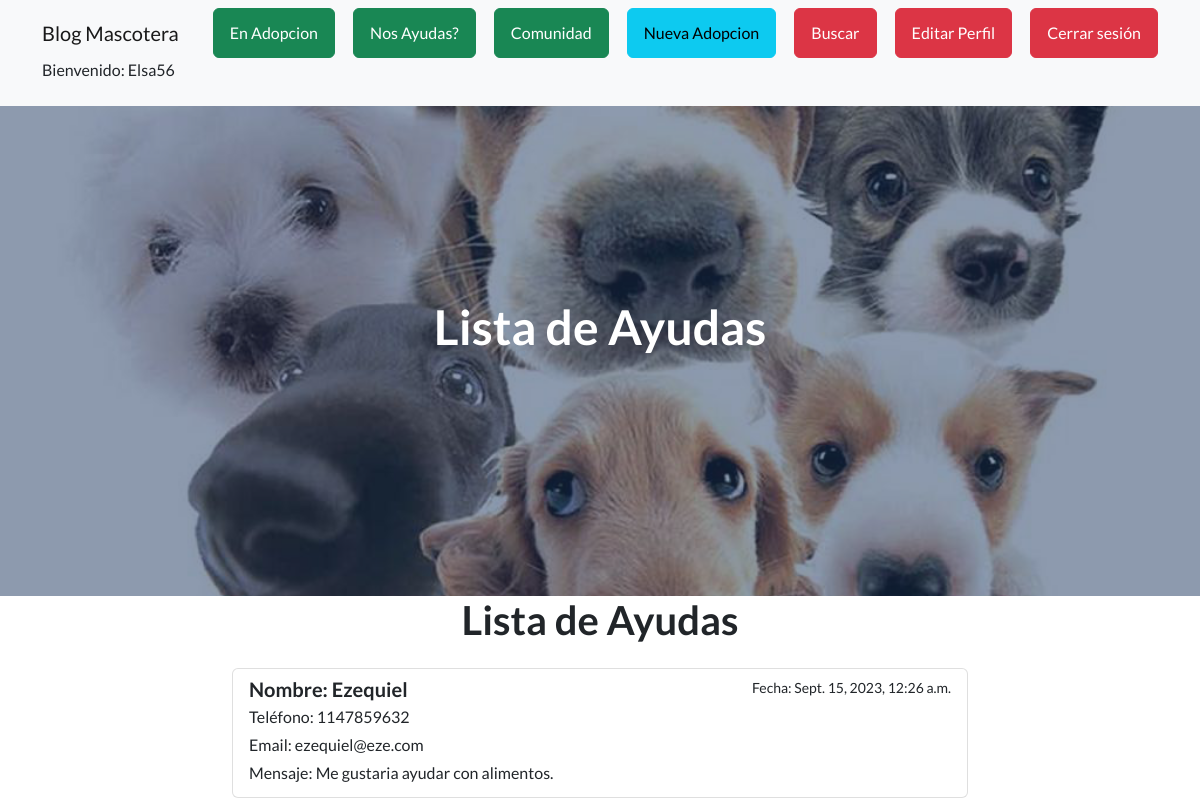
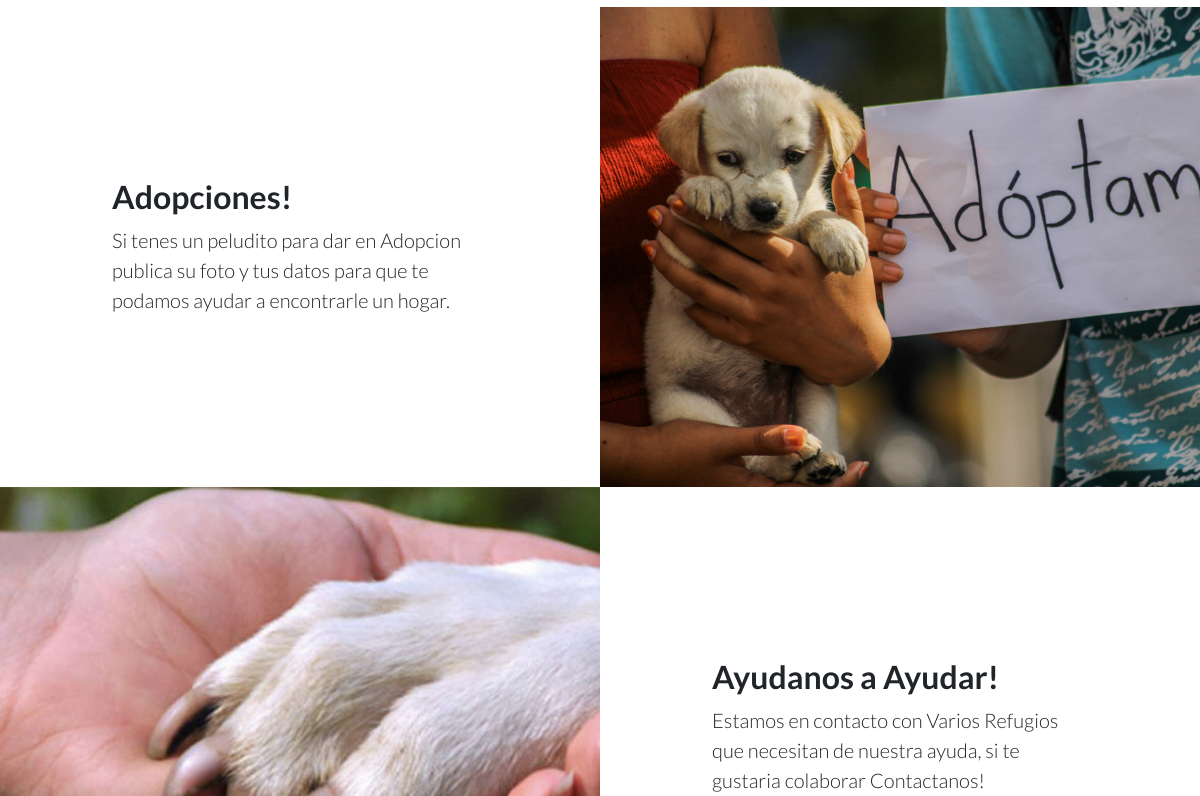
/AppInicio/ayudas/ (signed in, upper part), run on an earlier commit of the app's database (2 pictures, top to bottom).
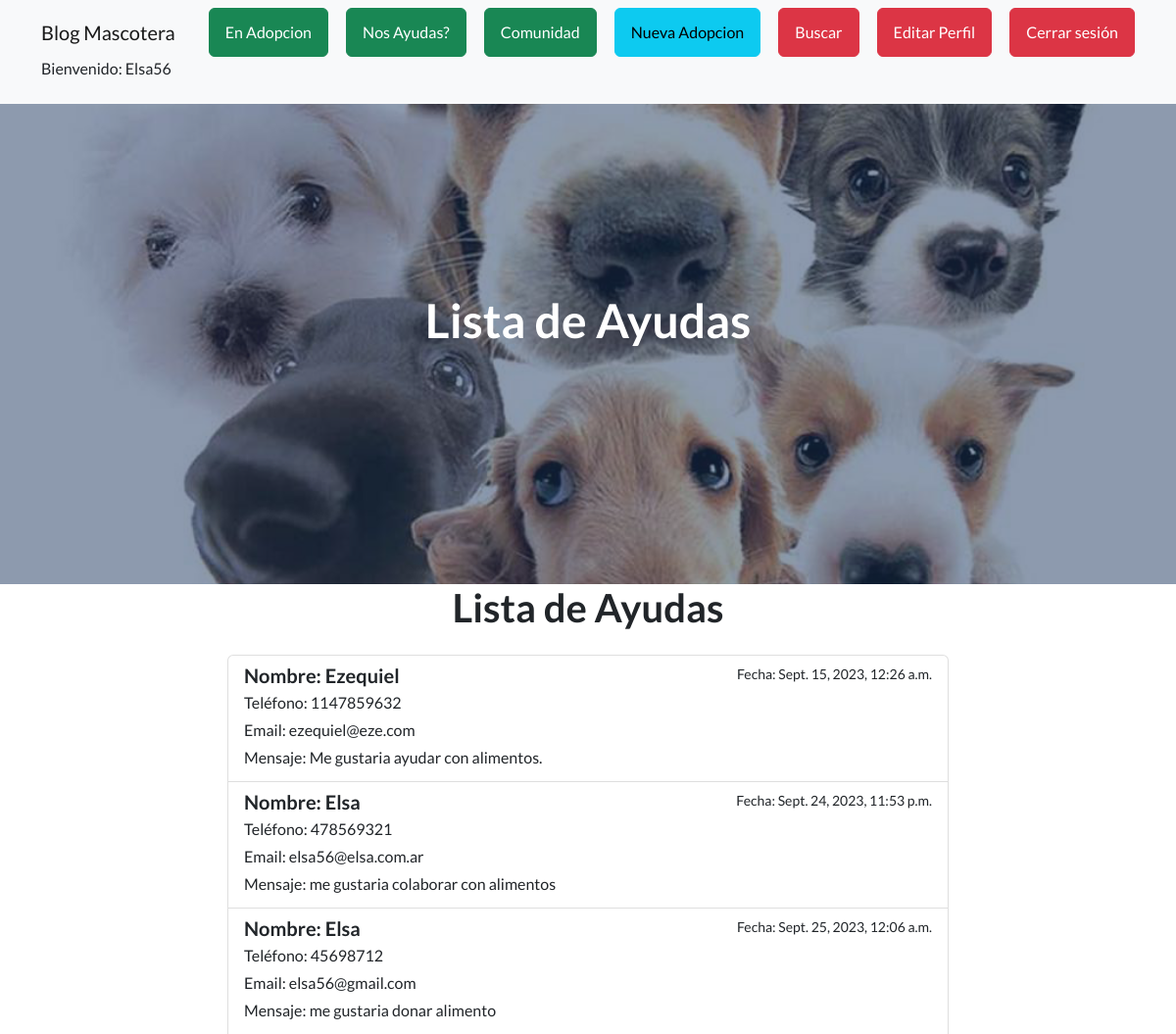
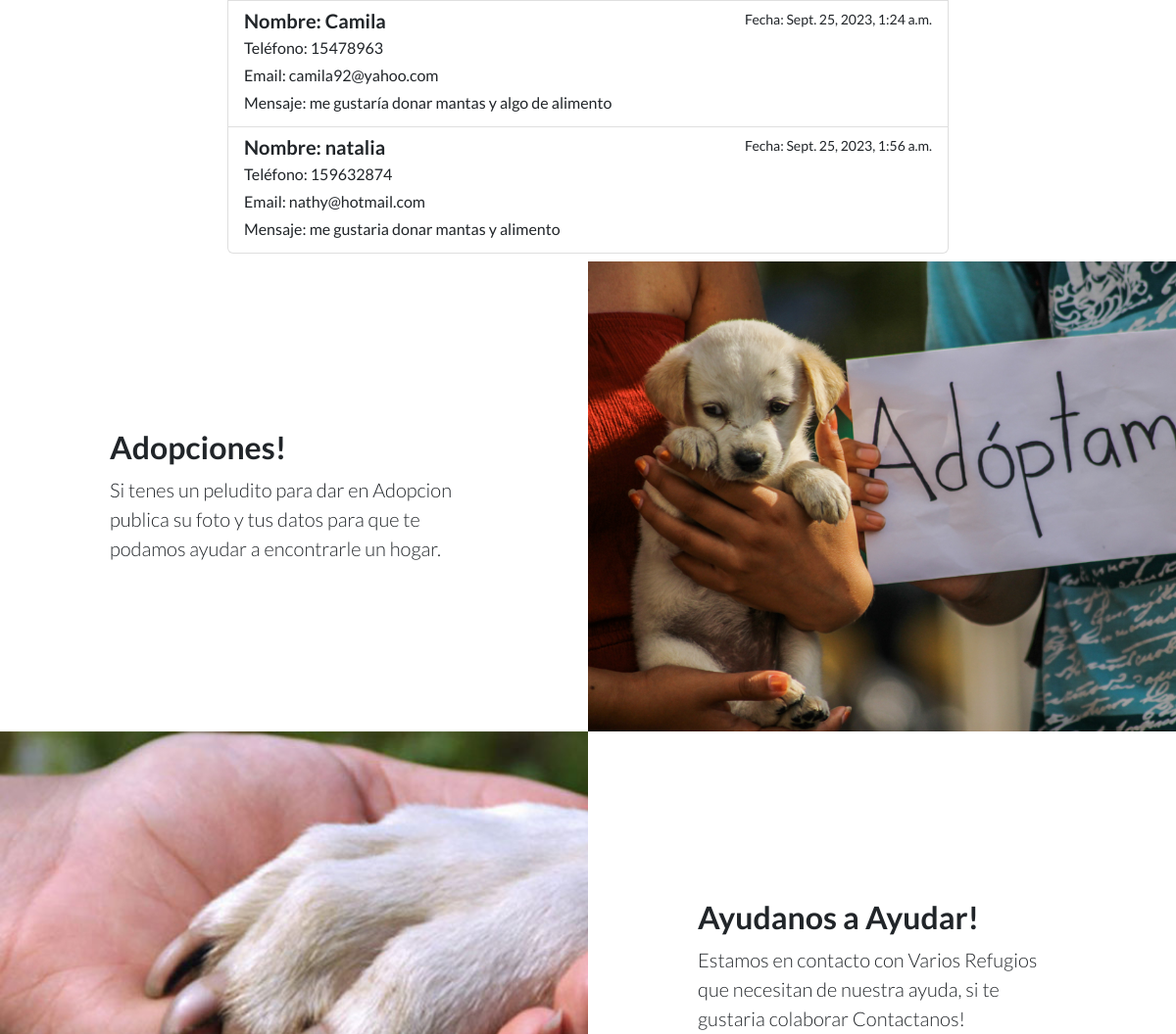
And on a later commit of the database (2 pictures, top to bottom).
### AppInicio/models.py (models this page shows, shortened)
class Ayuda(models.Model):
    nombre = models.CharField(max_length=100)
    email = models.EmailField(max_length=100)
    telefono = models.CharField(max_length=20)
    mensaje = models.TextField()
    fecha = models.DateTimeField(auto_now_add=True)

### AppInicio/views.py (the view)
# urls.py: path('ayudas/', ayuda_detalle, name='ayuda_detalle'),
@login_required
def ayuda_detalle(request):
    ayudas = Ayuda.objects.all()
    return render(request, "AppInicio/ayuda_detalle.html", {'ayudas': ayudas})

### AppInicio/templates/AppInicio/ayuda_detalle.html (shortened to what this page needs)
{% extends "AppInicio/padre.html" %}
{% block titulo %}
Lista de Ayudas
{% endblock %}
{% block contenido %}
  <div class="container">
    <h1 class="text-center mb-4">Lista de Ayudas</h1>
    <div class="row justify-content-center">
      <div class="col-md-8">
        {% if ayudas %}
          <ul class="list-group">
            {% for ayuda in ayudas %}
              <li class="list-group-item">
                <div class="d-flex w-100 justify-content-between">
                  <h5 class="mb-1">Nombre: {{ ayuda.nombre }}</h5>
                  <small>Fecha: {{ ayuda.fecha }}</small>
                </div>
                <p class="mb-1">Teléfono: {{ ayuda.telefono }}</p>
                <p class="mb-1">Email: {{ ayuda.email }}</p>
                <p class="mb-1">Mensaje: {{ ayuda.mensaje }}</p>
              </li>
            {% endfor %}
          </ul>
        {% else %}
          <p>No hay ayudas registradas.</p>
        {% endif %}
      </div>
    </div>
  </div>
{% endblock %}

### AppInicio/templates/AppInicio/padre.html (shortened to what this page needs)
<!DOCTYPE html>
<html lang="en">
    <head>
        {% load static %}
        <link href="https://cdn.jsdelivr.net/npm/bootstrap-icons@1.5.0/font/bootstrap-icons.css" rel="stylesheet" type="text/css" />
        <link href="{% static 'AppInicio/css/styles.css' %}" rel="stylesheet" />
    </head>
    <body>
        <nav class="navbar navbar-light bg-light static-top">
            <div class="container">
                <a class="navbar-brand" href="{% url 'AppInicio:home' %}">Blog Mascotera</a>
                <a class="btn btn-success" href="{% url 'AppInicio:adopcion_lista' %}">En Adopcion</a>
                <a class="btn btn-success" href="{% url 'AppInicio:ayuda_lista' %}">Nos Ayudas?</a>
                <a class="btn btn-success" href="{% url 'AppInicio:pet_lista' %}">Comunidad</a>
                {% if user.is_authenticated %}
                <a class="btn btn-info" href="{% url 'AppInicio:adopcion_nuevo' %}">Nueva Adopcion</a>
                <a class="btn btn-danger" href="{% url 'AppInicio:busqueda_adopcion' %}">Buscar</a>
                <a class="btn btn-danger" href="{% url 'AppInicio:editarPerfil' %}">Editar Perfil</a>
                <a class="btn btn-danger" href="{% url 'AppInicio:logout' %}">Cerrar sesión</a>
                <p> Bienvenido: {{ user.username }}</p>
            {% else %}
                <a class="btn btn-success" href="{% url 'AppInicio:login' %}">Ingresar</a>
                <a class="btn btn-success" href="{% url 'AppInicio:register' %}">Registrarse</a>
                {% endif %}
            </div>
        </nav>
        <header class="masthead">
            <div class="container position-relative">
                <div class="row justify-content-center">
                    <div class="col-xl-6">
                        <div class="text-center text-white">
                            <h1 class="mb-5">{% block titulo %}    {% endblock  %}</h1>
                        </div>
                    </div>
                </div>
            </div>
        </header>
        {% block contenido %}
        {% endblock %}
        <section class="showcase">
            <div class="container-fluid p-0">
                <div class="row g-0">
                    <div class="col-lg-6 order-lg-2 text-white showcase-img" style="background-image: url('/static/AppInicio/assets/img/Cachorros-1.jpg')"></div>
                    <div class="col-lg-6 order-lg-1 my-auto showcase-text">
                        <h2>Adopciones!</h2>
                        <p class="lead mb-0">Si tenes un peludito para dar en Adopcion publica su foto y tus datos para que te podamos ayudar a encontrarle un hogar.</p>
                    </div>
                </div>
                <div class="row g-0">
                    <div class="col-lg-6 text-white showcase-img" style="background-image: url('/static/AppInicio/assets/img/Animales-de-la-calle-como-ayudar.jpg')"></div>
                    <div class="col-lg-6 my-auto showcase-text">
                        <h2>Ayudanos a Ayudar!</h2>
                        <p class="lead mb-0">Estamos en contacto con Varios Refugios que necesitan de nuestra ayuda, si te gustaria colaborar Contactanos!</p>
                    </div>
                </div>
            </div>
        </section>
    </body>
</html>

What changed in the data, as far as the page shows it:
added Ayuda: nombre "Elsa", fecha "Sept. 24, 2023, 11:53 p.m.", telefono "478569321", email "elsa56@elsa.com.ar", mensaje "me gustaria colaborar con alimentos"
added Ayuda: nombre "Elsa", fecha "Sept. 25, 2023, 12:06 a.m.", telefono "45698712", email "elsa56@gmail.com", mensaje "me gustaria donar alimento"
added Ayuda: nombre "Camila", fecha "Sept. 25, 2023, 1:24 a.m.", telefono "15478963", email "camila92@yahoo.com", mensaje "me gustaría donar mantas y algo de alimento"
added Ayuda: nombre "natalia", fecha "Sept. 25, 2023, 1:56 a.m.", telefono "159632874", email "nathy@hotmail.com", mensaje "me gustaria donar mantas y alimento"
